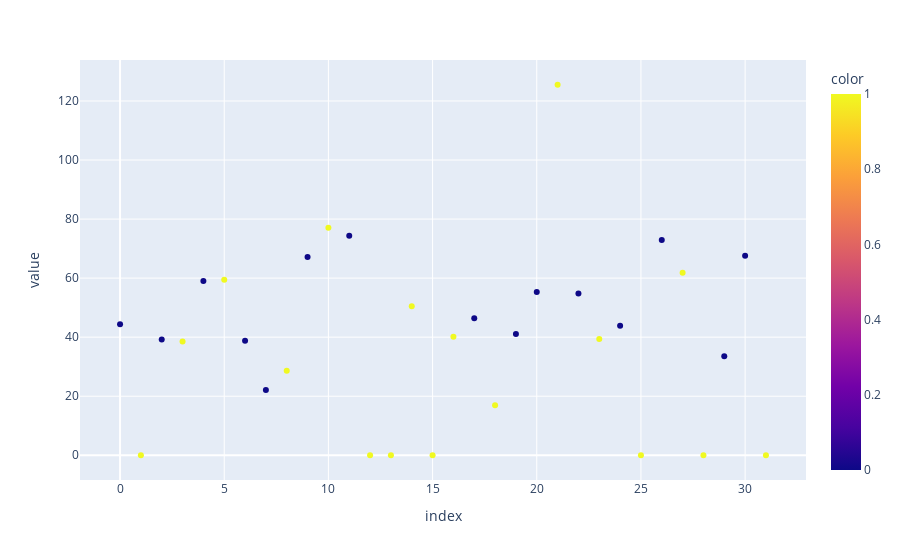

The code cell stored with this chart in its notebook:
### Code cell
import plotly.express as px
df = adversarial_distortion
fig = px.scatter(df, color= adversarial_result)
fig.show()

### Figure 1 — Plotly figure (JSON) as saved in the notebook; plotly's stock layout.template omitted (floating-point values rounded to 4 significant figures)
{"data": [{"hovertemplate": "index=%{x}<br>value=%{y}<br>color=%{marker.color}<extra></extra>", "legendgroup": "", "marker": {"color": [0, 1, 0, 1, 0, 1, 0, 0, 1, 0, 1, 0, 1, 1, 1, 1, 1, 0, 1, 0, 0, 1, 0, 1, 0, 1, 0, 1, 1, 0, 0, 1], "coloraxis": "coloraxis", "symbol": "circle"}, "mode": "markers", "name": "", "orientation": "v", "showlegend": false, "type": "scatter", "x": [0, 1, 2, 3, 4, 5, 6, 7, 8, 9, 10, 11, 12, 13, 14, 15, 16, 17, 18, 19, 20, 21, 22, 23, 24, 25, 26, 27, 28, 29, 30, 31], "xaxis": "x", "y": [44.35, 1.58e-308, 39.24, 38.55, 59.02, 59.42, 38.75, 22.11, 28.64, 67.16, 77.03, 74.33, 1.206e-308, 1.074e-308, 50.47, 5.087e-309, 40.12, 46.37, 16.9, 41.05, 55.26, 125.5, 54.79, 39.42, 43.9, 1.279e-308, 72.89, 61.78, 1.861e-308, 33.5, 67.56, 1.168e-308], "yaxis": "y"}], "layout": {"coloraxis": {"colorbar": {"title": {"text": "color"}}, "colorscale": [[0, "#0d0887"], [0.1111, "#46039f"], [0.2222, "#7201a8"], [0.3333, "#9c179e"], [0.4444, "#bd3786"], [0.5556, "#d8576b"], [0.6667, "#ed7953"], [0.7778, "#fb9f3a"], [0.8889, "#fdca26"], [1, "#f0f921"]]}, "legend": {"tracegroupgap": 0}, "margin": {"t": 60}, "xaxis": {"anchor": "y", "domain": [0, 1], "title": {"text": "index"}}, "yaxis": {"anchor": "x", "domain": [0, 1], "title": {"text": "value"}}}}
